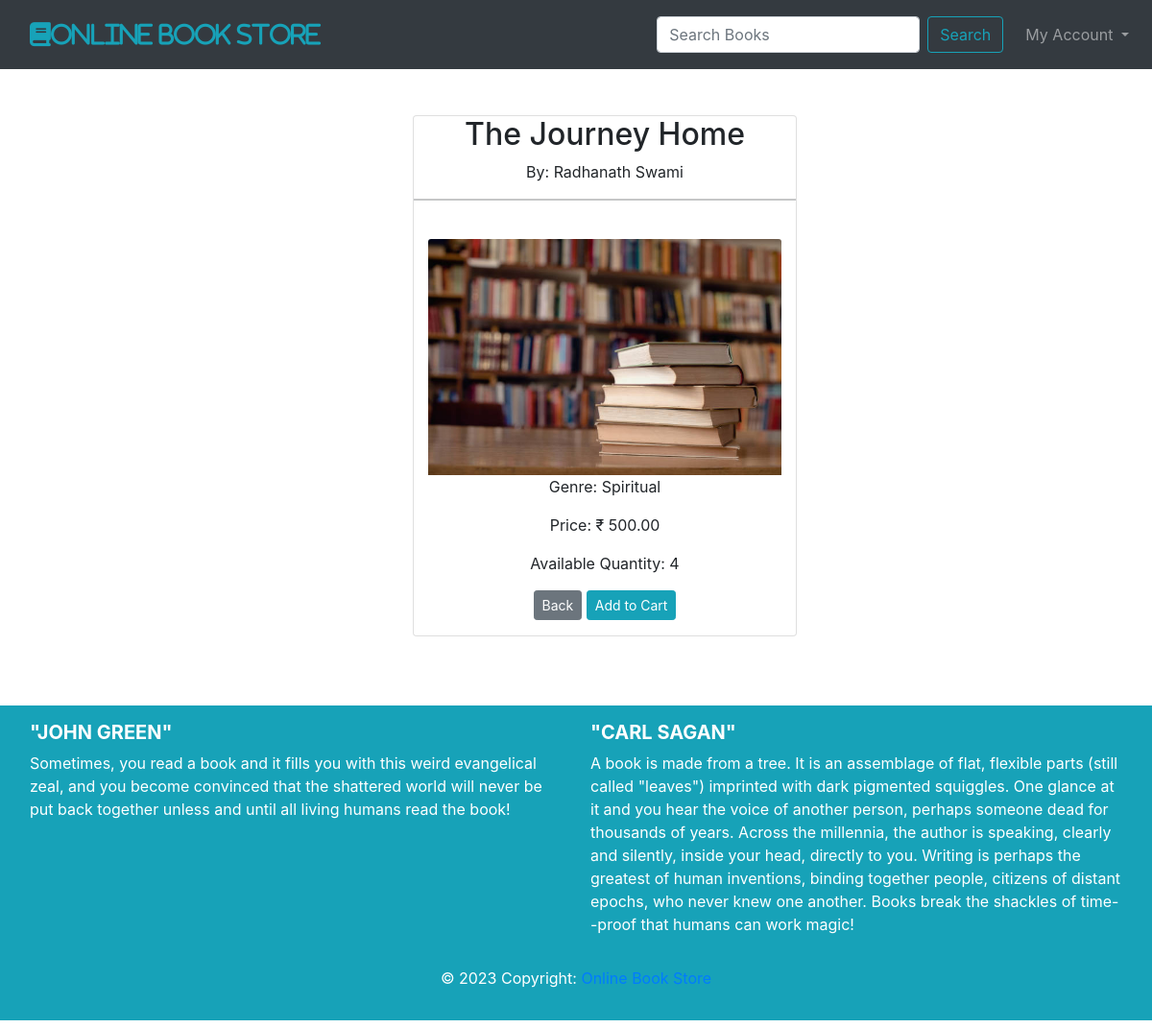
The app's page /bookview/1 with its own data.
### cart/models.py (models this page shows, shortened)
class Book(models.Model):
    title = models.CharField(max_length=255)
    author = models.CharField(max_length=255)
    genre = models.CharField(max_length=255)
    price = models.DecimalField(max_digits=10,decimal_places=2)
    available_quantity = models.PositiveIntegerField()
    image = models.ImageField(upload_to='images/', height_field=None, width_field=None, max_length=None,blank=True,null = True)
    created_on = models.DateTimeField(auto_now_add=True, blank=True, null=True)
    updated_on = models.DateTimeField(auto_now=True, blank=True, null=True)

### cart/views.py (the view)
# urls.py: path('bookview/<int:pk>',BookView.as_view(),name='bookview'),
class BookView(DetailView):
	model = Book
	template_name = 'bookview.html'

### cart/templates/bookview.html (shortened to what this page needs)
{% extends "base.html" %}
{% block content %}
{% load static %}
<br/><br/>
<center>
<div class = 'container'>
    <div class="col-md-4 mb-4">
        <div class="card" style="width: 25rem;">
            <h2>{{ book.title }}</h2>
            By: {{ book.author}}<br/>
            <hr>
            <br/>
            <div class="col">
                <form method="post" action="{% url 'addtocart' book.id %}">
                   <div class="form-group">
                    <img class="card-img-top" src="{% static 'images/book.jpg' %}" class="card-img-top" alt="{{ book.title }}"/>
                    <p class="card-text">Genre: {{ book.genre }}</p>
                    <p class="card-text">Price: &#8377; {{ book.price }}</p>
                    {% if book.available_quantity < 0 %}
                        <span class="btn btn-sm btn-danger text-white">Out of Stock</span>
                    {% else %}
                        <p class="card-text">Available Quantity: {{ book.available_quantity }}</p>
                    {% endif %}
                    <a href="{% url 'home' %}"><button type="button" class="btn btn-sm btn-secondary">Back</button></a>
                    <a class="btn btn-sm btn-info" href="{% url 'addtocart' book.id %}">Add to Cart</a>
                </div>
                </form>
            </div>
        </div>
    </div>
</div>
{% endblock %}

### records on screen
Book: title "The Journey Home", author "Radhanath Swami", genre "Spiritual", price "500.00", available_quantity "4"
